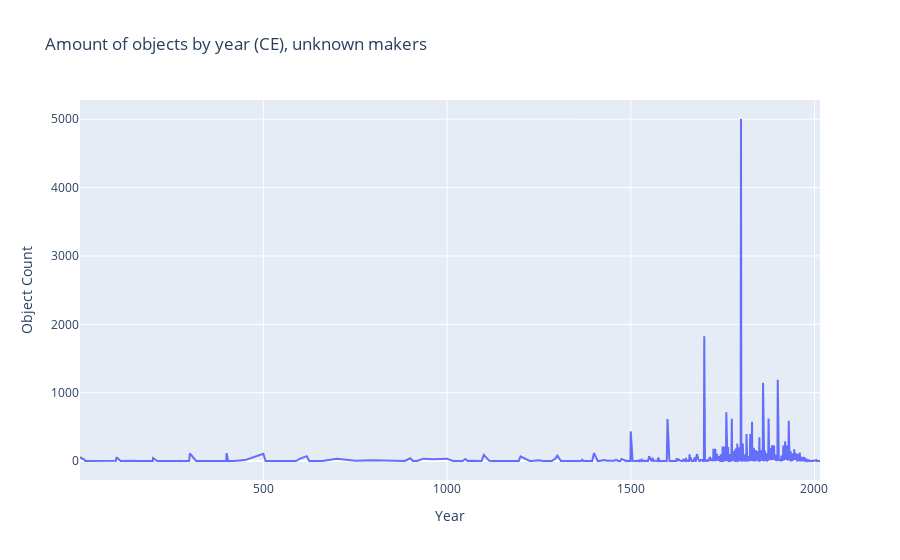

Notebook code cell kept with this figure:
### Code cell
line_plot(unknown_ce_df, 'Amount of objects by year (CE), unknown makers')

### Figure 1 — Plotly figure (JSON) as saved in the notebook; plotly's stock layout.template omitted (floating-point values rounded to 4 significant figures; data arrays with more than 128 entries replaced by an {"elided": "..."} marker saying what was removed)
{"data": [{"hovertemplate": "Year=%{x}<br>Object Count=%{y}<extra></extra>", "legendgroup": "", "line": {"color": "#636efa", "dash": "solid"}, "mode": "lines", "name": "", "orientation": "v", "showlegend": false, "type": "scatter", "x": {"elided": "539 int values"}, "xaxis": "x", "y": {"elided": "539 int values"}, "yaxis": "y"}], "layout": {"legend": {"tracegroupgap": 0}, "title": {"text": "Amount of objects by year (CE), unknown makers"}, "xaxis": {"anchor": "y", "domain": [0, 1], "title": {"text": "Year"}}, "yaxis": {"anchor": "x", "domain": [0, 1], "title": {"text": "Object Count"}, "type": "linear"}}}
